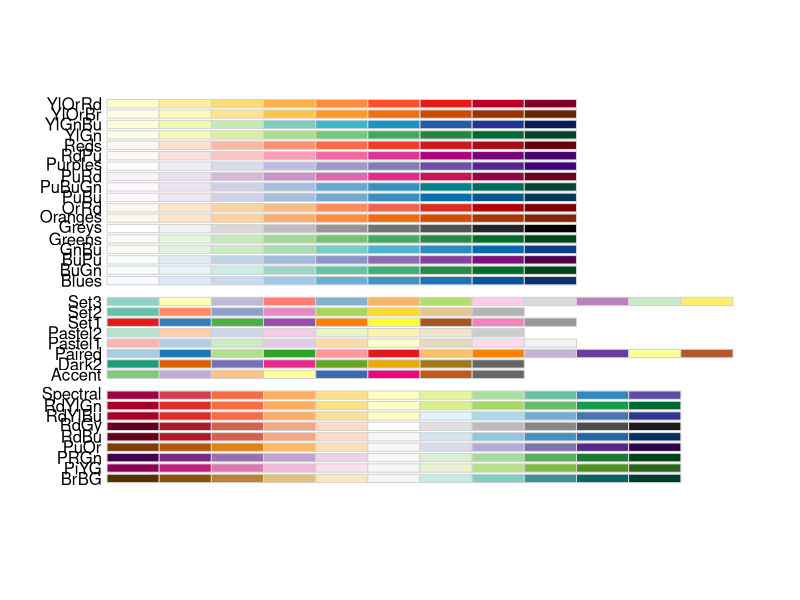
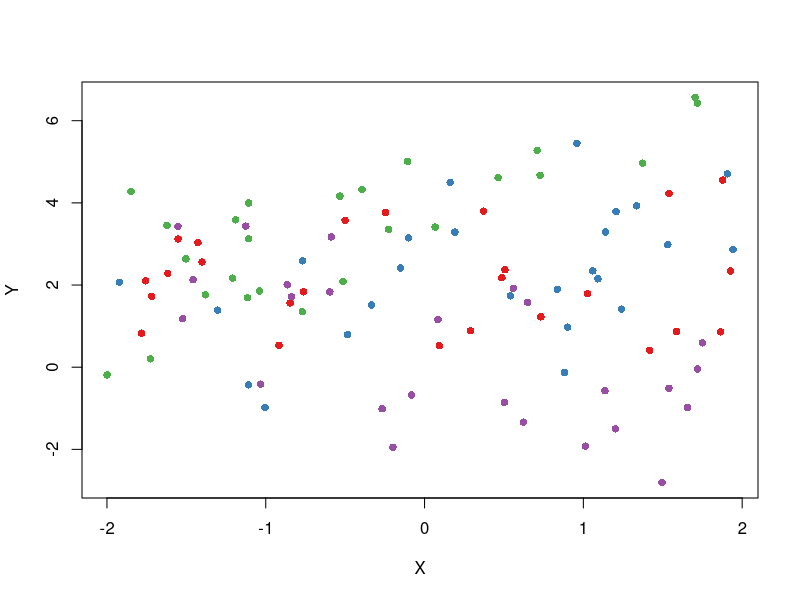
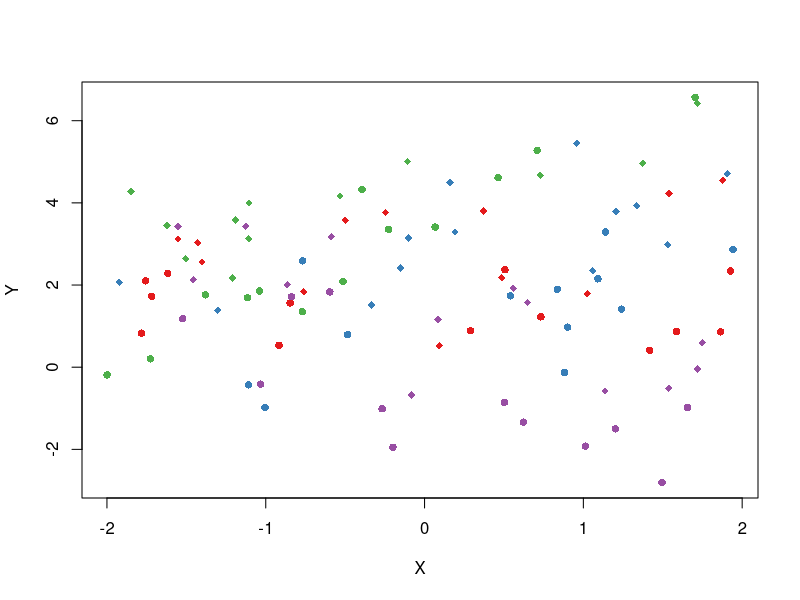
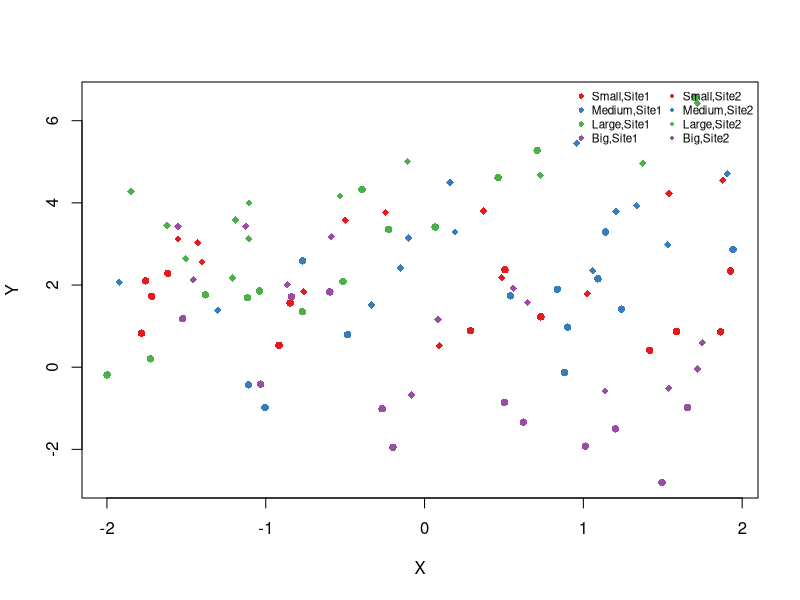
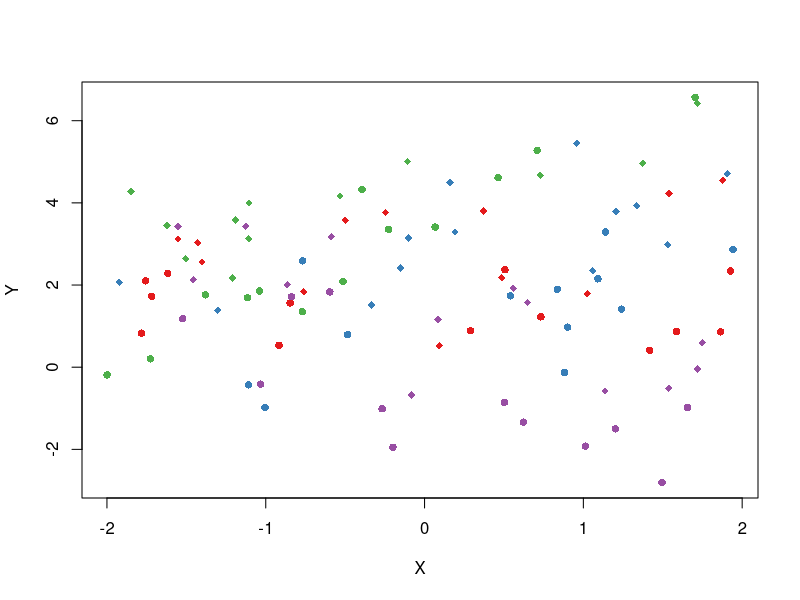
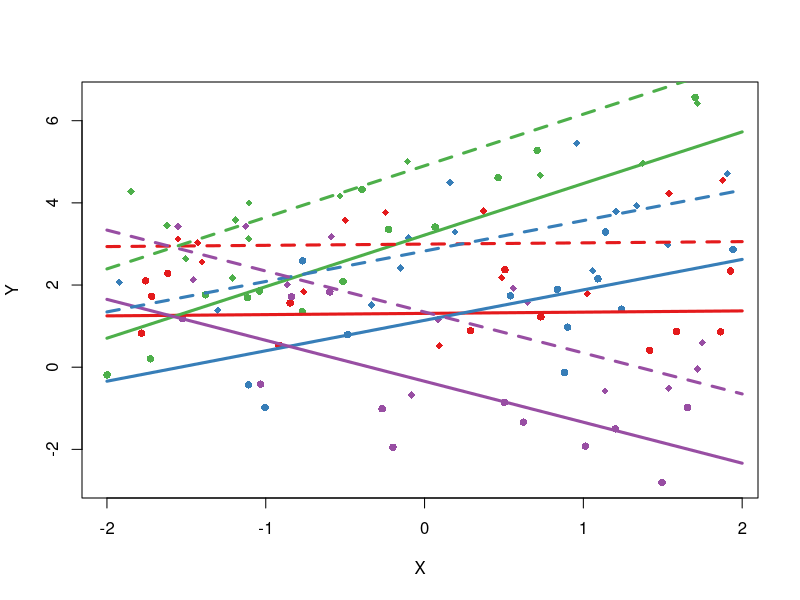
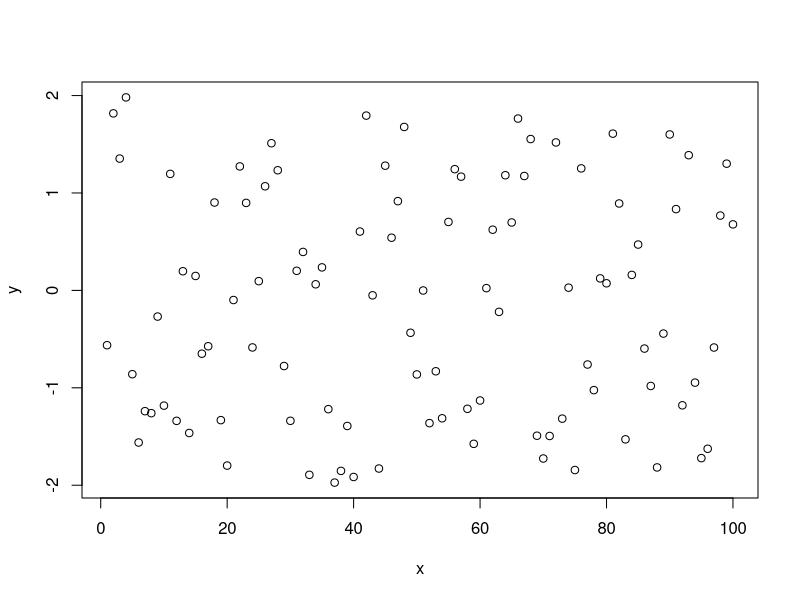
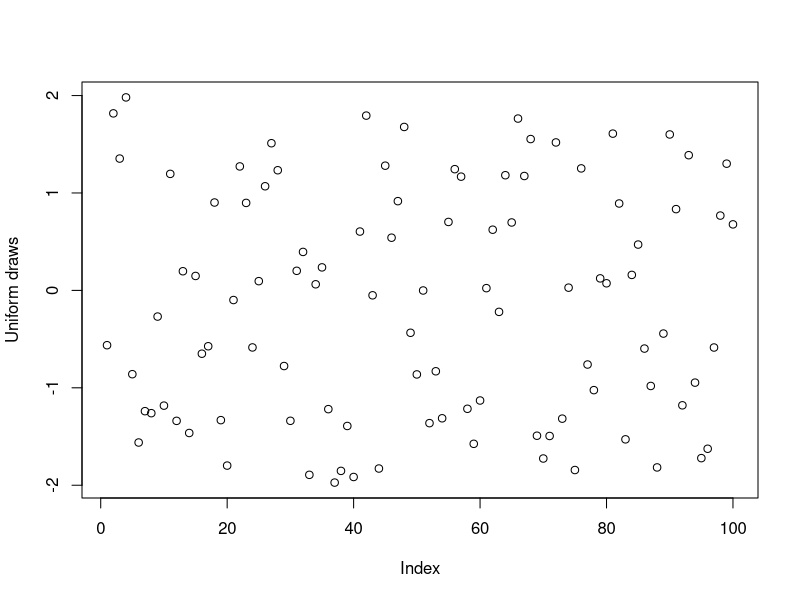

R code for these plots, in order:
## ---- chunk 1
knitr::opts_chunk$set(echo = TRUE)
## ---- chunk 2
#simulate some data
dat<-data.frame(X=runif(100,-2,2),T1=gl(n=4,k=25,labels=c("Small","Medium","Large","Big")),Site=rep(c("Site1","Site2"),time=50))
mm<-model.matrix(~Site+X*T1,dat)
betas<-runif(9,-2,2)
dat$Y<-rnorm(100,mm%*%betas,1)
summary(dat)
## ---- chunk 3
#select the colors that will be used
library(RColorBrewer)
#all palette available from RColorBrewer
display.brewer.all()
#we will select the first 4 colors in the Set1 palette
cols<-brewer.pal(n=4,name="Set1")
#cols contain the names of four different colors
#create a color vector corresponding to levels in the T1 variable in dat
cols_t1<-cols[dat$T1]
#plot
plot(Y~X,dat,col=cols_t1,pch=16)
## ---- chunk 4
pch_site<-c(16,18)[factor(dat$Site)]
#the argument that control the plotting symbols is pch
plot(Y~X,dat,col=cols_t1,pch=pch_site)
## ---- chunk 5
plot(Y~X,dat,col=cols_t1,pch=pch_site)
legend("topright",legend=paste(rep(c("Small","Medium","Large","Big"),times=2), 
       rep(c("Site1","Site2"),each=4),sep=","),col=rep(cols,times=2),
       pch=rep(c(16,18),each=4),bty="n",ncol=2,cex=0.7,pt.cex=0.7)
## ---- chunk 6
plot(Y~X,dat,col=cols_t1,pch=pch_site)
legend(x=-1,y=13,legend=paste(rep(c("Small","Medium","Large","Big"),times=2),
       rep(c("Site1","Site2"),each=4),sep=","),col=rep(cols,times=2),
       pch=rep(c(16,18),each=4),bty="n",ncol=2,cex=0.7,pt.cex=0.7,xpd=TRUE)
## ---- chunk 7
#generate a new data frame with ordered X values
new_X<-expand.grid(X=seq(-2,2,length=10),T1=c("Small","Medium","Large","Big"),Site=c("Site1","Site2"))
#the model
m<-lm(Y~Site+X*T1,dat)
#get the predicted Y values
pred<-predict(m,new_X)
#plot
xs<-seq(-2,2,length=10)
plot(Y~X,dat,col=cols_t1,pch=pch_site)
lines(xs,pred[1:10],col=cols[1],lty=1,lwd=3)
lines(xs,pred[11:20],col=cols[2],lty=1,lwd=3)
lines(xs,pred[21:30],col=cols[3],lty=1,lwd=3)
lines(xs,pred[31:40],col=cols[4],lty=1,lwd=3)
lines(xs,pred[41:50],col=cols[1],lty=2,lwd=3)
lines(xs,pred[51:60],col=cols[2],lty=2,lwd=3)
lines(xs,pred[61:70],col=cols[3],lty=2,lwd=3)
lines(xs,pred[71:80],col=cols[4],lty=2,lwd=3)
legend(x=-1, y=13, legend=paste(rep(c("Small","Medium","Large","Big"),times=2),rep(c("Site1","Site2"),each=4),sep=","),col=rep(cols,times=2),pch=rep(c(16,18),each=4),lwd=1,lty=rep(c(1,2),each=4), bty="n",ncol=2,cex=0.7,pt.cex=0.7,xpd=TRUE)
## ---- chunk 8
#some data
x<-1:100
y<-runif(100,-2,2)
#a usual plot with per default settings
plot(x,y)
#changing the axis title is pretty straightforward
plot(x,y,xlab="Index",ylab="Uniform draws")
## ---- chunk 9
#change the sizes of the axis labels and axis title
op<-par(no.readonly=TRUE) #this is done to save the default settings 
par(cex.lab=1.5,cex.axis=1.3)
plot(x,y,xlab="Index",ylab="Uniform draws")
#if we want big axis titles and labels we need to set more space for them
par(mar=c(6,6,3,3),cex.axis=1.5,cex.lab=2)
plot(x,y,xlab="Index",ylab="Uniform draws")
## ---- chunk 10
#we can further control the axis using the axis function
par(op) #re-set the plot to the default settings
plot(x,y,xaxt="n") #this prevent the plotting of x-axis labels 
axis(side=1,at=c(5,50,100)) #force the tick marks to be drawn at x=5, 50 and 100
#one can also specify the labels at the tick marks
plot(x,y,yaxt="n")
axis(side=2,at=c(-2,0,2),labels=c("Small","Medium","Big"))
#the axis function also control the axis line and tick marks
plot(x,y)
axis(side=3,at=c(5,25,75),lwd=4,lwd.ticks=2,col.ticks="red")
#some time you may want to remove the box around the plot and only show the axis lines
plot(x,y,bty="n",xaxt="n",yaxt="n")
axis(side=1,at=seq(0,100,20),lwd=3)
axis(side=2,at=seq(-2,2,2),lwd=3)
## ---- chunk 11
#tick marks finer control goes through par or axis
par(tcl=0.4,mgp=c(1.5,0,0)) #tcl control the length of the tick marks
#positive values will make the tick being drawn inside the plot
#negative values will make tick go outside
#mgp takes three values, the first one control how much line between plot and axis title
#the second between plot and axis labels and the third between plot and axis line
plot(x,y)
#another example using axis
par(op)
plot(x,y,xaxt="n",yaxt="n",xlab="",ylab="")
axis(side=1,at=seq(5,95,30),tcl=0.4,lwd.ticks=3,mgp=c(0,0.5,0))
mtext(side=1,text="X axis",line=1.5) #cannot set the axis title with axis so need to use mtext
axis(side=2,at=seq(-2,2,2),tcl=0.3,lwd.ticks=3,col.ticks="orange",mgp=c(0,0,2))
mtext(side=2,text="Numbers taken randomly",line=2.2)
## ---- chunk 12
#understanding the lines
plot(1:10,1:10,xlab="",ylab="",xaxt="n",yaxt="n")
for(i in 0:4){
  mtext(side=1,text=paste0("Line ",i),line=i)
}
for(i in 0:3){
  mtext(side=2,text=paste0("Line ",i),line=i)
}
#of course this can be changed with the mar argument in par
par(mar=c(7,2,2,2))
plot(1:10,1:10,xlab="",ylab="",xaxt="n",yaxt="n")
for(i in 0:6){
  mtext(side=1,text=paste0("Line ",i),line=i)
}
for(i in 0:1){
  mtext(side=2,text=paste0("Line ",i),line=i)
}
## ---- chunk 13
#a plot has inner and outer margins
#by default there is no outer margins
par()$oma
#but we can add some
op<-par(no.readonly=TRUE)
par(oma=c(2,2,2,2))
plot(1,1,type="n",xlab="",ylab="",xaxt="n",yaxt="n")
for(side in 1:4){
  inner<-round(par()$mar[side],0)-1
  for(line in 0:inner){
   mtext(text=paste0("Inner line ",line),side=side,line=line)
  }
  outer<-round(par()$oma[side],0)-1
   for(line in 0:inner){
   mtext(text=paste0("Outer line ",line),side=side,line=line,outer=TRUE)
  }
}
## ---- chunk 14
#Outer margins are useful in various context
#when axis label is long and one does not want to shrink plot area
par(op)
#example
par(cex.lab=1.7)
plot(1,1,ylab="A very very long axis title\nthat need special care",xlab="",type="n")
#one option would be to increase inner margin size
par(mar=c(5,7,4,2))
plot(1,1,ylab="A very very long axis title\nthat need special care",xlab="",type="n")
#sometime this is not desirable so one may plot the axis text outside of the plotting area
par(op)
par(oma=c(0,4,0,0))
plot(1,1,ylab="",xlab="",type="n")
mtext(text="A very very long axis title\nthat need special care",side=2,line=0,outer=TRUE,cex=1.7)
## ---- chunk 15
#this is particularly useful when having a plot with multiple panels and similar axis labels
par(op)
par(oma=c(3,3,0,0),mar=c(3,3,2,2),mfrow=c(2,2))

plot(1,1,ylab="",xlab="",type="n")
plot(1,1,ylab="",xlab="",type="n")
plot(1,1,ylab="",xlab="",type="n")
plot(1,1,ylab="",xlab="",type="n")

mtext(text="A common x-axis label",side=1,line=0,outer=TRUE)
mtext(text="A common y-axis label",side=2,line=0,outer=TRUE)
## ---- chunk 16
set.seed(20160228)
#outer margins can also be used for plotting legend in them
x<-runif(10)
y<-runif(10)
cols<-rep(c("red","green","orange","yellow","black"),each=2)

par(op)
par(oma=c(2,2,0,4),mar=c(3,3,2,0),mfrow=c(2,2),pch=16)

for(i in 1:4){
  plot(x,y,col=cols,ylab="",xlab="")
}

mtext(text="A common x-axis label",side=1,line=0,outer=TRUE)
mtext(text="A common y-axis label",side=2,line=0,outer=TRUE)

legend(x=1,y=1.7,legend=LETTERS[1:5],col=unique(cols), pch=16,bty="n",xpd=NA)
